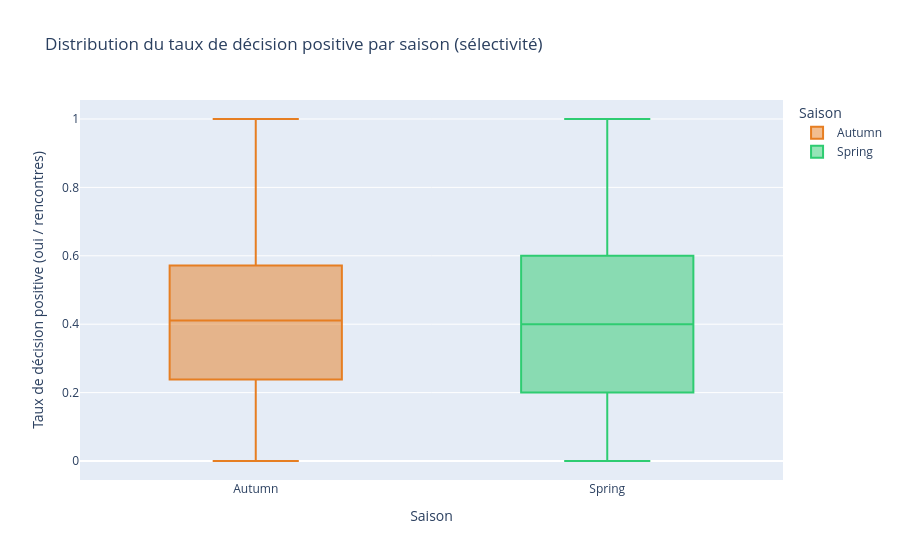

Notebook code for this chart:
### Markdown cell above
## 6. Visualisation

Les graphiques ci-dessous illustrent la distribution du taux de décision positive par saison ainsi que la comparaison des moyennes.

### Code cell
# box plot : distribution du taux de décision positive par saison
fig_box = px.box(
    per_person,
    x='season',
    y='taux_dec',
    color='season',
    title="Distribution du taux de décision positive par saison (sélectivité)",
    labels={
        'taux_dec': 'Taux de décision positive (oui / rencontres)',
        'season': 'Saison'
    },
    color_discrete_map={'Spring': '#2ecc71', 'Autumn': '#e67e22'}
)
fig_box.show()

### Figure 1 — Plotly figure (JSON) as saved in the notebook; plotly's stock layout.template omitted (floating-point values rounded to 4 significant figures; data arrays with more than 128 entries replaced by an {"elided": "..."} marker saying what was removed)
{"data": [{"alignmentgroup": "True", "hovertemplate": "Saison=%{x}<br>Taux de décision positive (oui / rencontres)=%{y}<extra></extra>", "legendgroup": "Autumn", "marker": {"color": "#e67e22"}, "name": "Autumn", "notched": false, "offsetgroup": "Autumn", "orientation": "v", "showlegend": true, "type": "box", "x": {"elided": "350 str values"}, "x0": " ", "xaxis": "x", "y": {"elided": "350 float values"}, "y0": " ", "yaxis": "y"}, {"alignmentgroup": "True", "hovertemplate": "Saison=%{x}<br>Taux de décision positive (oui / rencontres)=%{y}<extra></extra>", "legendgroup": "Spring", "marker": {"color": "#2ecc71"}, "name": "Spring", "notched": false, "offsetgroup": "Spring", "orientation": "v", "showlegend": true, "type": "box", "x": {"elided": "201 str values"}, "x0": " ", "xaxis": "x", "y": {"elided": "201 float values"}, "y0": " ", "yaxis": "y"}], "layout": {"boxmode": "overlay", "legend": {"title": {"text": "Saison"}, "tracegroupgap": 0}, "title": {"text": "Distribution du taux de décision positive par saison (sélectivité)"}, "xaxis": {"anchor": "y", "categoryarray": ["Autumn", "Spring"], "categoryorder": "array", "domain": [0, 1], "title": {"text": "Saison"}}, "yaxis": {"anchor": "x", "domain": [0, 1], "title": {"text": "Taux de décision positive (oui / rencontres)"}}}}
